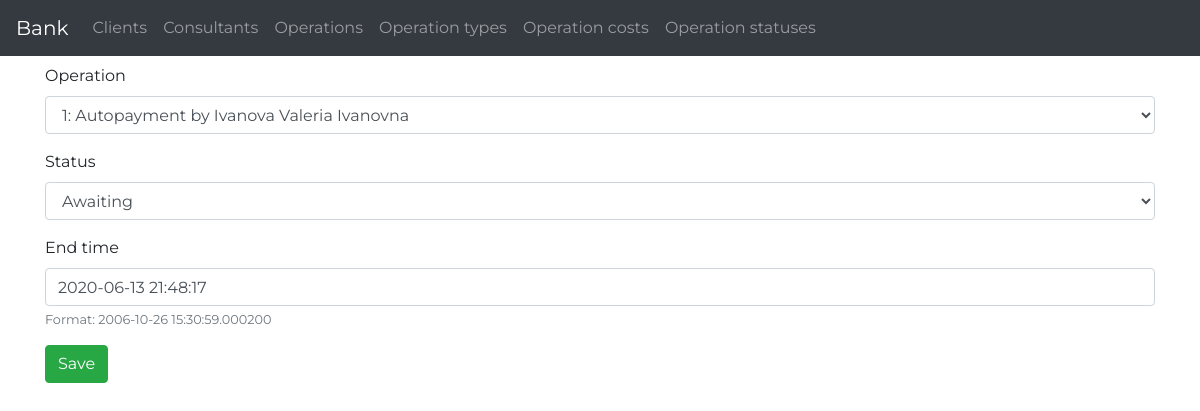
The page /bank/operation_statuses/update/1/ on the database its author committed.
### basicapp/models.py (models this page shows, shortened)
class OperationStatus(models.Model):
    operation = models.OneToOneField(Operation, related_name='status', on_delete=models.CASCADE)
    status = models.ForeignKey(Status, related_name='operations', on_delete=models.DO_NOTHING)
    start_time = models.DateTimeField(auto_now=True)
    end_time = models.DateTimeField()

### basicapp/views.py (the view)
# urls.py: path('operation_statuses/update/<int:pk>/', views.OperationStatusUpdateView.as_view(), name='operation-status-update'),
class OperationStatusUpdateView(UpdateView):
    model = OperationStatus
    form_class = OperationStatusModelForm

### basicapp/forms.py (shortened to what this page needs)
class OperationStatusModelForm(forms.ModelForm):
    class Meta:
        model = OperationStatus
        fields = ('__all__')
        help_texts = {
            'start_time': 'Format: 2006-10-25 14:30:59.000200',
            'end_time': 'Format: 2006-10-26 15:30:59.000200',
        }

### basicapp/models.py (called while the page is built)
    def __str__(self):
        return f'{self.last_name} {self.first_name} {self.father_name}'

    def __str__(self):
        return f'{self.id}: {self.name} by {self.client}'

    def __str__(self):
        return self.name

### basicapp/templates/basicapp/operationstatus_form.html (shortened to what this page needs)
{% extends 'base.html' %}
{% load bootstrap4 %}
{% block content %}
  <form method="post">
    {% bootstrap_form form %}
    <input type="submit" class="btn btn-success" value="Save">
  </form>
{% endblock %}

### static/css/master.css (style rules this page uses)
body { font-family: 'Montserrat', sans-serif; }

### rows shown on the page
OperationStatus: operation "1: Autopayment by Ivanova Valeria Ivanovna", status "Awaiting", end_time "2020-06-13 21:48:17"
